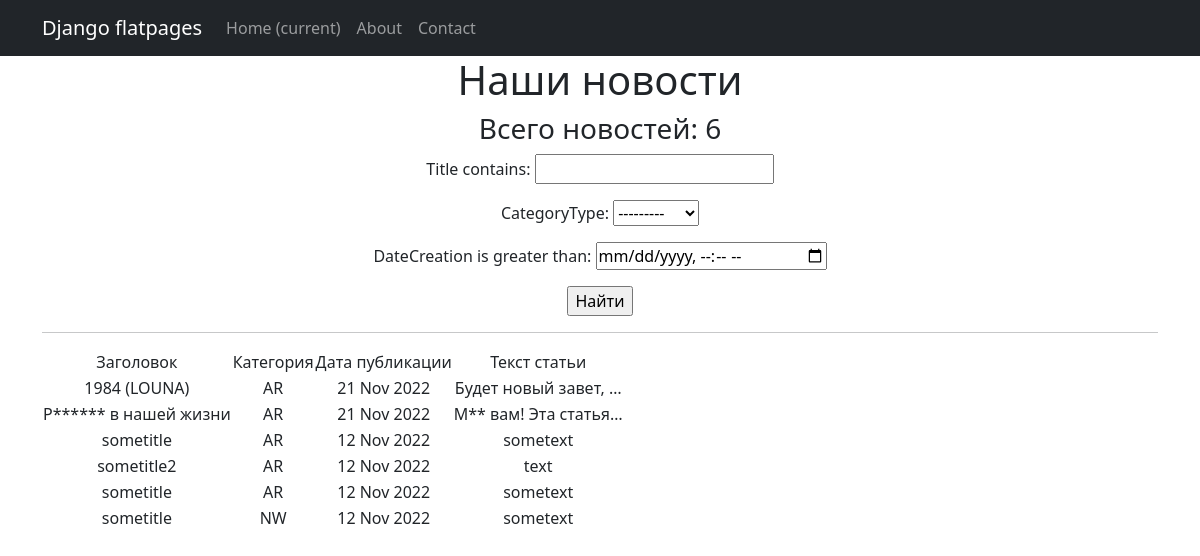
Before: /news/search with the older database file.
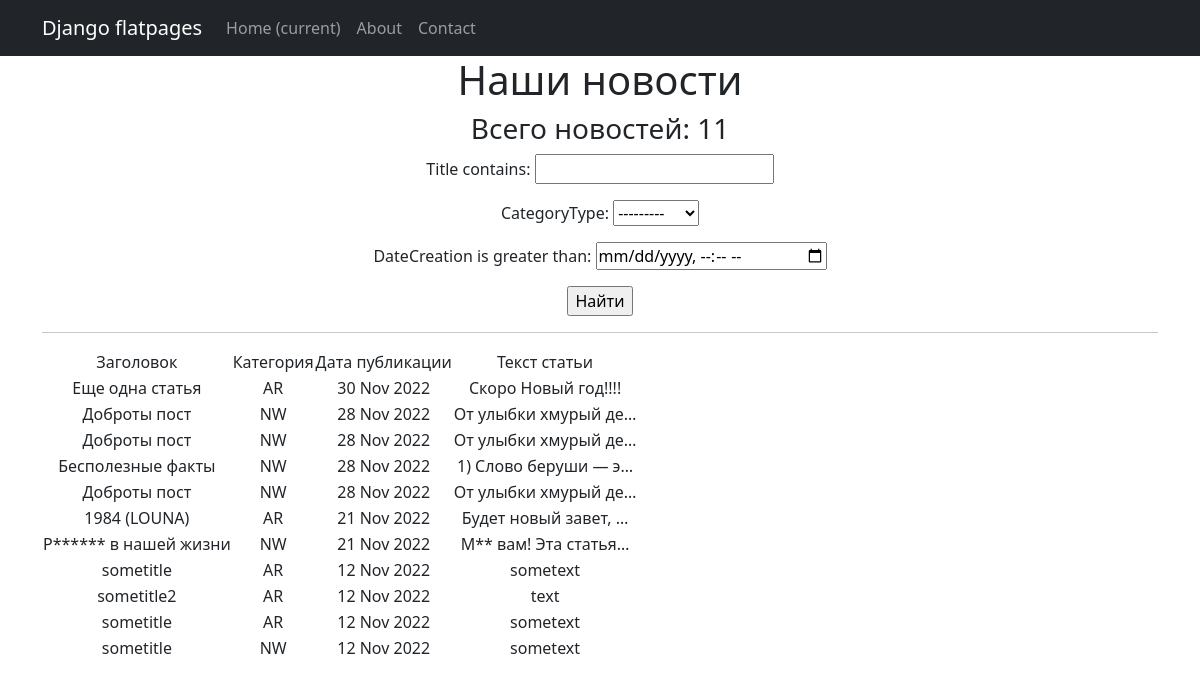
After: the same page with the newer database file.
### news/models.py (models this page shows, shortened)
class Post(models.Model):
    author = models.ForeignKey(Author, on_delete=models.CASCADE)
    NEWS = 'NW'
    ARTICLE = 'AR'
    CATEGORY_CHOICES = (
        (NEWS, 'новость'),
        (ARTICLE, 'статья'),
    )
    categoryType = models.CharField(max_length=2, choices=CATEGORY_CHOICES, default=ARTICLE)
    dateCreation = models.DateTimeField(auto_now_add=True)
    postCategory = models.ManyToManyField(Category, through='PostCategory')
    title = models.CharField(max_length=128)
    text = models.TextField()
    rating = models.SmallIntegerField(default=0)

### news/views.py (the view)
# urls.py: path('search', PostsSearch.as_view(), name='post_search'),
class PostsSearch(ListView):
    model = Post
    ordering = "author"
    template_name = "posts_search.html"
    context_object_name = "posts"
    def get_queryset(self):
        queryset = super().get_queryset()
        self.filterset = PostFilter(self.request.GET, queryset)
        return self.filterset.qs
    def get_context_data(self, **kwargs):
        context = super().get_context_data(**kwargs)
        context['filterset'] = self.filterset
        return context

### news/templatetags/custom_filters.py (called while the page is built)
@register.filter()
def censor(value):
    bad_words = ['редиска', 'война', 'мир']
    if not isinstance(value, str):
        raise TypeError(f"unresolved type '{type(value)}' expected type 'str'")
    for word in value.split():
        if word.lower() in bad_words:
            value = value.replace(word, f"{word[0]}{'*' * (len(word) - 1)}")
            print(value)
    return value

### templates/posts_search.html (shortened to what this page needs)
{% extends 'flatpages/default.html' %}
{% load custom_filters %}
{% block content %}
    <h1>Наши новости</h1>
    <h3>Всего новостей: {{ posts|length }}</h3>
    <form action="" method="get">
        {{ filterset.form.as_p }}
        <input type="submit" value="Найти" />
    </form>
    <hr>
    <table>
        <tr>
           <td>Заголовок</td>
           <td>Категория</td>
           <td>Дата публикации</td>
           <td>Текст статьи</td>
        </tr>
        {% for post in posts|dictsortreversed:'dateCreation' %}
        <tr>
           <td>{{ post.title|censor }}</td>
           <td>{{ post.categoryType }}</td>
           <td>{{ post.dateCreation|date:'d M Y' }}</td>
           <td>{{ post.text|truncatechars:20|censor }}</td>
        </tr>
        {% endfor %}
    </table>
{% endblock content %}

### templates/flatpages/default.html (shortened to what this page needs)
<!DOCTYPE html>
<html lang="en">
    <head>
        {% load static %}
        <link href="{% static 'css/styles.css' %}" rel="stylesheet" />
    </head>
    <body>
        <nav class="navbar navbar-expand-lg navbar-dark bg-dark static-top">
            <div class="container">
                <a class="navbar-brand" href="#">Django flatpages</a>
                <div class="collapse navbar-collapse" id="navbarResponsive">
                    <ul class="navbar-nav ml-auto">
                        <li class="nav-item active">
                            <a class="nav-link" href="#">Home
                                <span class="sr-only">(current)</span>
                            </a>
                        </li>
                        <li class="nav-item">
                            <a class="nav-link" href="/about/">About</a>
                        </li>
                        <li class="nav-item">
                            <a class="nav-link" href="/contacts/">Contact</a>
                        </li>
                    </ul>
                </div>
            </div>
        </nav>
        <div class="container">
            <div class="row">
                <div class="col-lg-12 text-center">
                    {% block content %}{% endblock content %}
                </div>
            </div>
        </div>
    </body>
</html>

Changed rows visible on the page:
added Post: title|censor "Еще одна статья", categoryType "AR", dateCreation "30 Nov 2022", text|censor "Скоро Новый год!!!!"
added Post: title|censor "Доброты пост", categoryType "NW", dateCreation "28 Nov 2022", text|censor "От улыбки хмурый де…"
added Post: title|censor "Доброты пост", categoryType "NW", dateCreation "28 Nov 2022", text|censor "От улыбки хмурый де…"
added Post: title|censor "Бесполезные факты", categoryType "NW", dateCreation "28 Nov 2022", text|censor "1) Слово беруши — э…"
added Post: title|censor "Доброты пост", categoryType "NW", dateCreation "28 Nov 2022", text|censor "От улыбки хмурый де…"
changed Post "Р****** в нашей жизни": categoryType "AR" → "NW"
Other visible differences:
{{ posts|length }}: "6" → "11"
